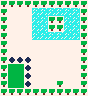

Below is a game level as drawn by its tile map, then a one-line description and the .tmx file that defines it, in full:
An orthogonal 11x12 tile map with 8x8 px tiles, 1 tile layer (Tile Layer 1) and 4 objects.

<map version="1.10" tiledversion="1.11.0" orientation="orthogonal" renderorder="right-down" width="11" height="12" tilewidth="8" tileheight="8" infinite="0" nextlayerid="3" nextobjectid="10">
 <tileset firstgid="1" source="tiles.tsx" />
 <layer id="1" name="Tile Layer 1" width="11" height="12">
  <data encoding="csv">
3,3,3,3,3,3,3,3,3,3,3,
3,1,1,1,6,6,6,6,6,6,3,
3,1,1,1,6,6,3,3,6,6,3,
3,1,1,1,6,6,3,3,6,6,3,
3,1,1,1,6,6,6,6,6,6,3,
3,1,1,1,1,1,1,1,1,1,3,
3,1,1,1,1,1,1,1,1,1,3,
3,4,4,4,1,1,1,1,1,1,3,
3,2,2,4,1,1,1,1,1,1,3,
3,2,2,4,1,1,1,1,1,1,3,
3,2,2,4,1,1,1,3,1,1,3,
3,3,3,3,3,3,3,3,3,3,3
</data>
 </layer>
 <objectgroup id="2" name="Object Layer 1">
  <object id="1" gid="7" x="64" y="72" width="8" height="8" />
  <object id="2" gid="8" x="16" y="72" width="8" height="8" />
  <object id="3" gid="9" x="40" y="72" width="8" height="8" />
  <object id="4" gid="11" x="16" y="32" width="8" height="8" />
 </objectgroup>
</map>